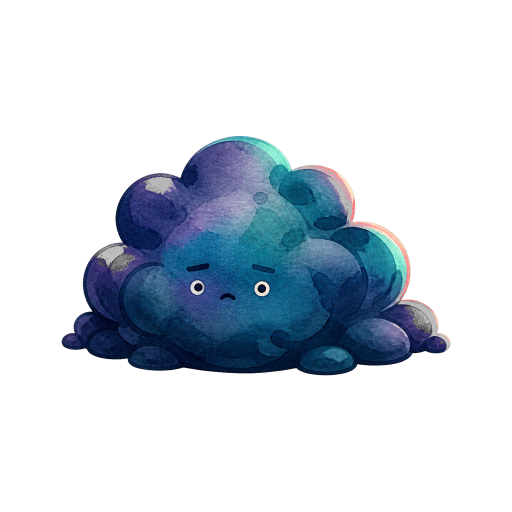
#> input picture artifacts/hanzi-radical-battle-v2/asset-foundry/theme-c/batch-01/raw-candidates/A05-C01.png, 1024 x 1024 px (shown at 1/2 size)
$ python -i asset_review.py   (imports and definitions only)
#> lines starting #> are read from the running program, lines starting #| are printed output that depends on the picture
#> further down, picture is the input picture: PIL image 1024x1024 RGBA; mean R, G, B, A 10.7, 19.1, 27.8, 59.7
from __future__ import annotations

import hashlib
import json
from datetime import datetime, timezone
from pathlib import Path

from PIL import Image, ImageChops, ImageDraw, ImageFont


BATCH = Path(__file__).resolve().parents[1]
RAW = BATCH / "raw-candidates"
REVIEWS = BATCH / "semantic-reviews"

FAMILIES = {
    "A01": ("camp before", "background", 1920, 1080),
    "A02": ("camp repaired", "background", 1920, 1080),
    "A03": ("mage", "sprite", 1024, 1024),
    "A04": ("companion", "sprite", 1024, 1024),
    "A05": ("common monster", "sprite", 1024, 1024),
    "A06": ("two-phase boss", "sprite", 1024, 1024),
    "A07": ("guardian-light icon/card motif", "sprite", 1024, 1024),
    "A08": ("star-path icon/card motif", "sprite", 1024, 1024),
    "A09": ("ink-echo icon/card motif", "sprite", 1024, 1024),
    "A10": ("Ming meaning magic", "sprite", 1024, 1024),
    "A11": ("Hua meaning magic", "sprite", 1024, 1024),
    "A12": ("Lin meaning magic", "sprite", 1024, 1024),
    "A13": ("Xing meaning magic", "sprite", 1024, 1024),
    "A14": ("spellbook motif", "sprite", 1024, 1024),
    "A15": ("treasure-box motif", "sprite", 1024, 1024),
    "A16": ("world portal motif", "sprite", 1024, 1024),
}


# [6 lines left out: function sha256, not called in this run]


def ahash(image: Image.Image) -> str:
    gray = image.convert("RGB").resize((16, 16), Image.Resampling.LANCZOS).convert("L")
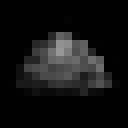
#> gray: PIL image 16x16 L (shown 8 times larger); min 0, max 150, mean 18
    pixels = list(gray.getdata())
#> pixels = 256 values, max 150 at index 103, min 0 at index 0, mean 18.02
    mean = sum(pixels) / len(pixels)
#> mean = 18.02
    bits = "".join("1" if value >= mean else "0" for value in pixels)
    return f"{int(bits, 2):064X}"


# [174 lines left out: functions technical_record, main, not called in this run]


# [2 lines not run here, left out]

>>> from PIL import Image
>>> picture = Image.open('../raw-candidates/A05-C01.png')
>>> result = ahash(picture)
